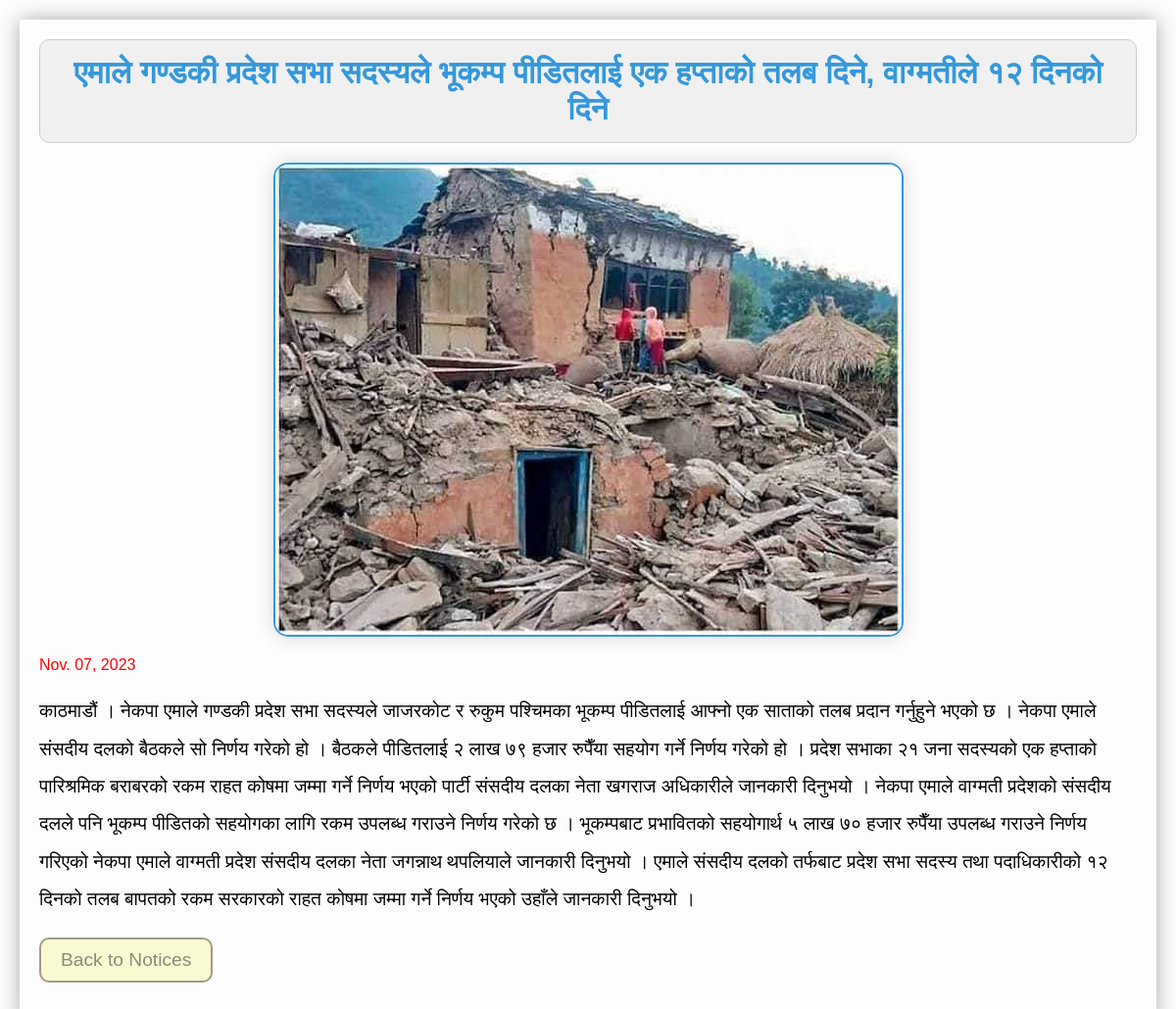
Page /notice/10/ on the committed database.
### notice_board_app/models.py (models this page shows, shortened)
class Notice(models.Model):
    title = models.CharField(max_length=255)
    content = models.TextField(null=True, blank=True)
    photo = models.ImageField(upload_to='Photos/', null=True, blank=True)
    date_created = models.DateField(auto_now_add=True)

### notice_board_app/views.py (the view)
# urls.py: path('<int:pk>/', views.notice_detail, name='notice_detail'),
def notice_detail(request, pk):
    notice = get_object_or_404(Notice, pk=pk)
    return render(request, 'notice_detail.html', {'notice': notice})

### Templates/notice_detail.html (shortened to what this page needs)
{% load static %}
<!DOCTYPE html>
<html>
<head>
    <link rel="stylesheet" type="text/css" href="{% static 'styles.css' %}">
</head>
<body>
    <div class="notice">
        <h1>{{ notice.title }}</h1>
        {% if notice.photo %}
            <img src="{{ notice.photo.url }}" alt="{{ notice.title }} Photo" class="notice-photo">
        {% endif %}
        <div class="notice-content">
            <p class="date">{{ notice.date_created|date:"M. d, Y" }}</p>
            <p style="font-size: 1.2rem; line-height:2;">{{ notice.content }}</p>
        </div>
    <p><a href="{% url 'notice_board_app:notice_list' %}" style="font-size: 1.2rem; " class="back-to-notices">Back to Notices</a></p>
</body>
</html>

### notice_board_app/static/styles.css (style rules this page uses)
body, h1, ul, li { margin: 0; padding: 0; }
body { font-family: Arial, sans-serif; margin: 20px; padding: 20px; background-color: rgba(252, 247, 254, 0.187); box-shadow: 0 0 20px rgba(0, 0, 0, 0.333); }
h1 { color: #3498db; border: 1px solid #ccc; padding: 15px; border-radius: 10px; text-align: center; background-color: #f0f0f0; }
.date { color: red; }
.back-to-notices { display: inline-block; padding: 10px 20px; border: 2px solid #0000005e; background-color:lightgoldenrodyellow; border-radius: 10px; text-decoration: none; color: #00000071; transition: background-color 0.3s ease; }
.notice-photo { display: block; max-width: 100%; margin: 20px auto; border: 2px solid #3498db; border-radius: 15px; box-shadow: 0 0 20px rgba(0, 0, 0, 0.15); transition: transform 0.3s ease; }

### rows in the picture
Notice: title "एमाले गण्डकी प्रदेश सभा सदस्यले भूकम्प पीडितलाई एक हप्ताको तलब दिने, वाग्मतीले १२ दिनको दिने", photo (picture), date_created "Nov. 07, 2023", content "काठमाडौं । नेकपा एमाले गण्डकी प्रदेश सभा सदस्यले जाजरकोट र रुकुम पश्चिमका भूकम्प पीडितलाई आफ्नो एक साताको तलब प्रदान गर्नुहुने भएको छ । नेकपा एमाले संसदीय दलको बैठकले सो निर्णय गरेको हो । बैठकले पीडितलाई २ लाख ७९ हजार रुपैँया सहयोग गर्ने निर्णय गरेको हो । प्रदेश सभाका २१ जना सदस्यको एक हप्ताको पारिश्रमिक बराबरको रकम राहत कोषमा जम्मा गर्ने निर्णय भएको पार्टी संसदीय दलका नेता खगराज अधिकारीले जानकारी दिनुभयो । नेकपा एमाले वाग्मती प्रदेशको संसदीय दलले पनि भूकम्प पीडितको सहयोगका लागि रकम उपलब्ध गराउने निर्णय गरेको छ । भूकम्पबाट प्रभावितको सहयोगार्थ ५ लाख ७० हजार रुपैँया उपलब्ध गराउने निर्णय गरिएको नेकपा एमाले वाग्मती प्रदेश संसदीय दलका नेता जगन्नाथ थपलियाले जानकारी दिनुभयो । एमाले संसदीय दलको…"
